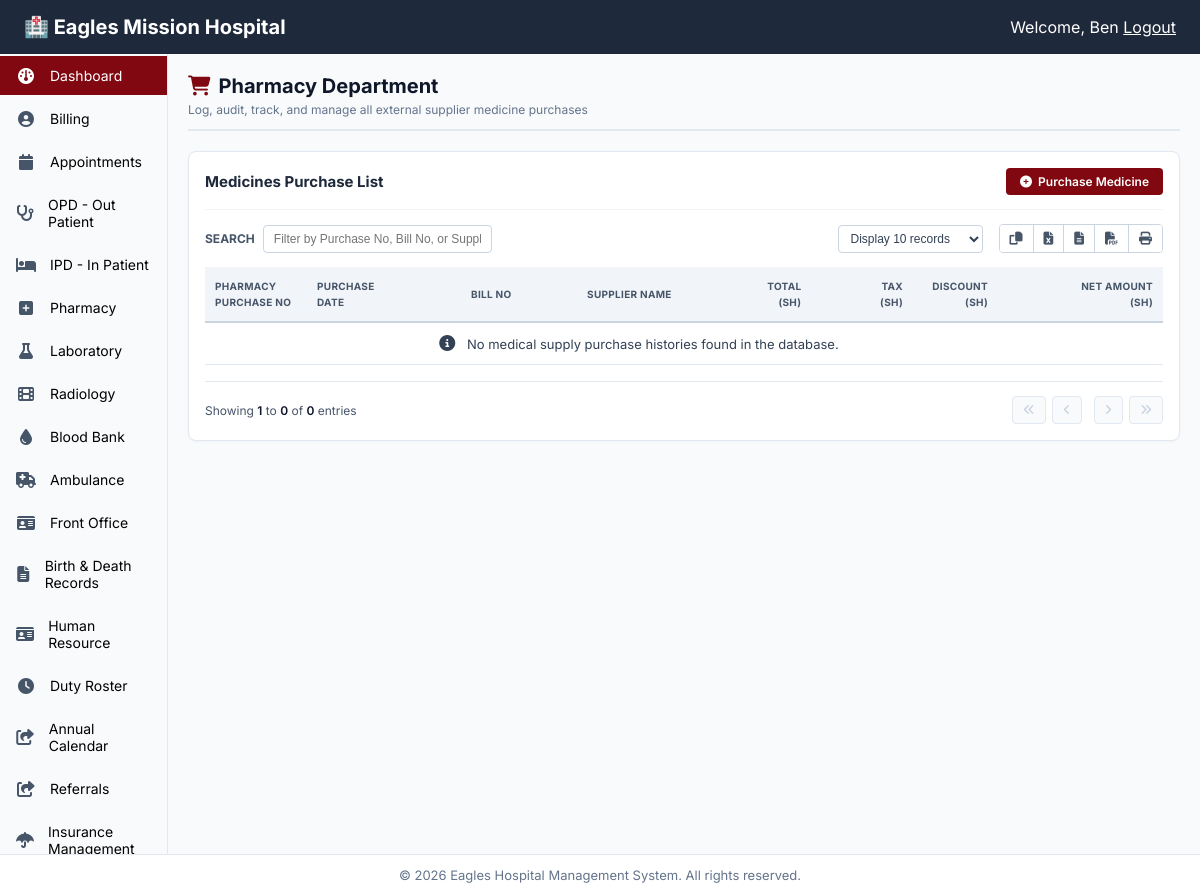
/pharmacy/medicines/purchase/ (signed in), run on an earlier commit of the app's database.
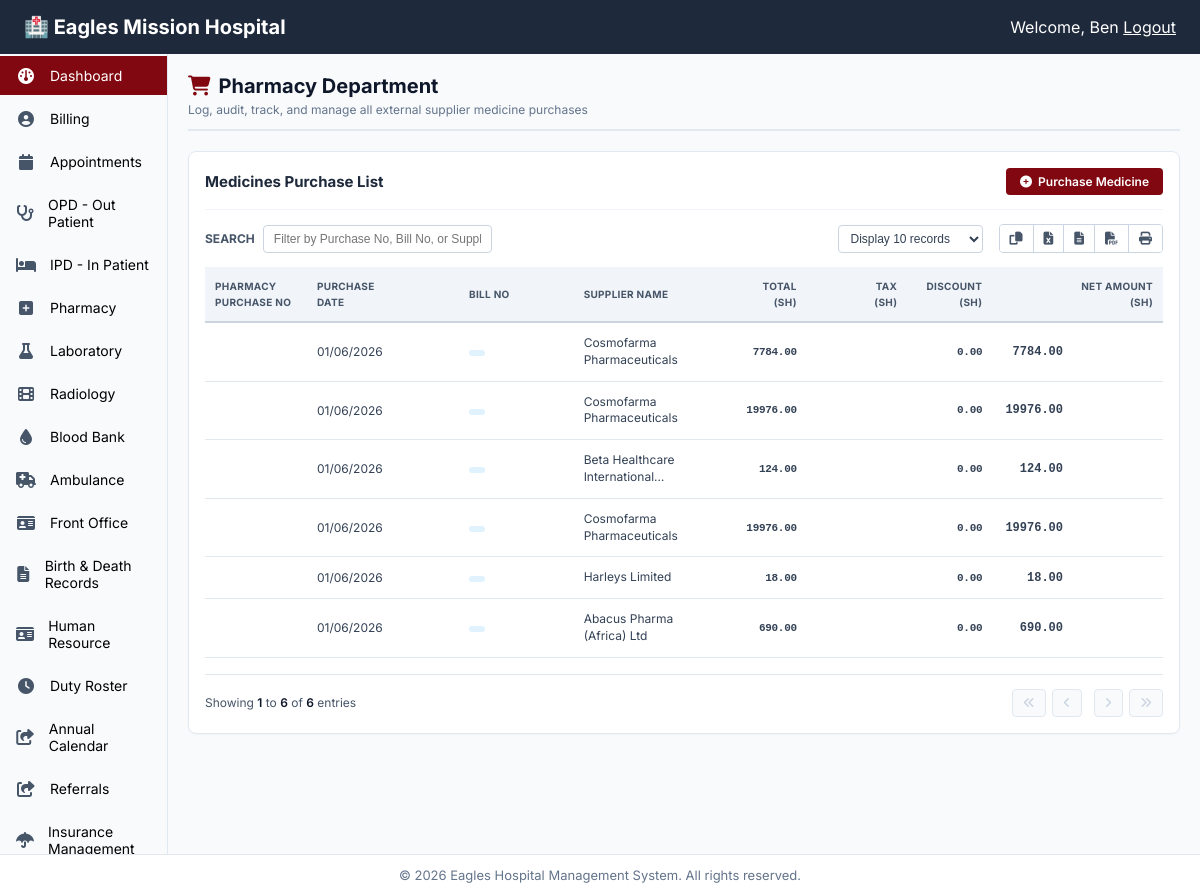
And on a later commit of the database.
### pharmacy/models.py (models this page shows, shortened)
class Purchase(models.Model):
    purchase_no = models.CharField(max_length=100, unique=True, editable=False)
    supplier = models.ForeignKey(Supplier, on_delete=models.PROTECT)
    purchase_date = models.DateTimeField(default=timezone.now)
    total_amount = models.DecimalField(max_digits=12, decimal_places=2)
    discount_amount = models.DecimalField(max_digits=12, decimal_places=2, default=0.00)
    tax_summary = models.DecimalField(max_digits=12, decimal_places=2, default=0.00)
    net_amount = models.DecimalField(max_digits=12, decimal_places=2)
    payment_mode = models.CharField(max_length=50, choices=[('Cash', 'Cash'), ('M-Pesa', 'M-Pesa'), ('Bank', 'Bank')])
    payment_amount = models.DecimalField(max_digits=12, decimal_places=2, default=0.00)
    payment_note = models.CharField(max_length=255, blank=True, null=True)
    purchase_note = models.TextField(blank=True, null=True)
    document_attachment = models.FileField(upload_to='pharmacy/purchases/', blank=True, null=True)

class Supplier(models.Model):
    name = models.CharField(max_length=150, unique=True)
    contact_person = models.CharField(max_length=100, blank=True, null=True)
    phone_number = models.CharField(max_length=15, blank=True, null=True)
    email = models.EmailField(blank=True, null=True)
    location = models.CharField(max_length=200, blank=True, null=True) # e.g., Nairobi, Industrial Area
    is_active = models.BooleanField(default=True)

### pharmacy/views.py (the view)
# urls.py: path('medicines/purchase/', views.purchase_medicines_ledger, name='purchasemedicines'),
@login_required
def purchase_medicines_ledger(request):
    purchases = Purchase.objects.select_related('supplier').all().order_by('-purchase_date', '-id')
    context = {'purchases': purchases}
    return render(request, 'pharmacy/purchasemedicines.html', context)

### pharmacy/templates/pharmacy/purchasemedicines.html (shortened to what the changed rows need)
{% extends "base.html" %}
{% block content %}
<div class="pharmacy-container-layout template-fullwidth-override">
  <div class="pharmacy-panel-header">
    <div class="panel-title-group">
      <h1><i class="fa fa-shopping-cart"></i> Pharmacy Department</h1>
    </div>
  </div>
  <div class="pharmacy-billing-section">
    <div class="ledger-action-row">
      <h2>Medicines Purchase List</h2>
    </div>
    <div class="table-fixed-container containment-fullwidth">
      <table class="hms-table hms-purchase-table table-element-fullwidth">
        <thead>
          <tr>
            <th class="col-purchase-no">Pharmacy<br>Purchase No</th>
            <th class="col-purchase-date">Purchase<br>Date</th>
            <th class="col-bill-no">Bill No</th>
            <th class="col-supplier">Supplier Name</th>
            <th class="col-total text-right">Total<br>(sh)</th>
            <th class="col-tax text-right">Tax<br>(sh)</th>
            <th class="col-discount text-right">Discount<br>(sh)</th>
            <th class="col-net text-right">Net Amount<br>(sh)</th>
          </tr>
        </thead>
        <tbody>
          {% for purchase in purchases %}
          <tr>
            <td class="purchase-number-cell"><strong>{{ purchase.purchase_number }}</strong></td>
            <td>{{ purchase.purchase_date|date:"d/m/Y" }}</td>
            <td><span class="badge-bill">{{ purchase.supplier_bill_number }}</span></td>
            <td class="supplier-name-cell" title="{{ purchase.supplier.name }}">{{ purchase.supplier.name|truncatechars:30 }}</td>
            <td class="text-right qty-bold financial-digits">{{ purchase.total_amount|floatformat:2 }}</td>
            <td class="text-right qty-bold financial-digits">{{ purchase.tax_amount|floatformat:2 }}</td>
            <td class="text-right qty-bold financial-digits">{{ purchase.discount_amount|floatformat:2 }}</td>
            <td class="text-right financial-digits-bold balance-cell">
              {{ purchase.net_amount|floatformat:2 }}
            </td>
          </tr>
          {% empty %}
          <tr>
            <td colspan="8" class="empty-table-placeholder">
              <i class="fa fa-info-circle"></i> No medical supply purchase histories found in the database.
            </td>
          </tr>
          {% endfor %}
        </tbody>
      </table>
    </div>
    <div class="ledger-pagination-row">
      <div class="pagination-counter-info">
        Showing <strong>{{ purchases.start_index|default:1 }}</strong> to <strong>{{ purchases.end_index|default:purchases.count }}</strong> of <strong>{{ purchases.count }}</strong> entries
      </div>
    </div>
  </div>
</div>
{% endblock %}

What changed in the data, as far as the page shows it:
added Purchase: purchase_date "01/06/2026", supplier.name "Cosmofarma Pharmaceuticals", total_amount "7784.00", discount_amount "0.00", net_amount "7784.00"
added Purchase: purchase_date "01/06/2026", supplier.name "Cosmofarma Pharmaceuticals", total_amount "19976.00", discount_amount "0.00", net_amount "19976.00"
added Purchase: purchase_date "01/06/2026", supplier.name "Beta Healthcare International…", total_amount "124.00", discount_amount "0.00", net_amount "124.00"
added Purchase: purchase_date "01/06/2026", supplier.name "Cosmofarma Pharmaceuticals", total_amount "19976.00", discount_amount "0.00", net_amount "19976.00"
added Purchase: purchase_date "01/06/2026", supplier.name "Harleys Limited", total_amount "18.00", discount_amount "0.00", net_amount "18.00"
added Purchase: purchase_date "01/06/2026", supplier.name "Abacus Pharma (Africa) Ltd", total_amount "690.00", discount_amount "0.00", net_amount "690.00"
Also different on the page:
{{ purchases.end_index|default:purchases.count }}: "0" → "6"
{{ purchases.count }}: "0" → "6"
text no longer shown: "No medical supply purchase histories found in the database."
